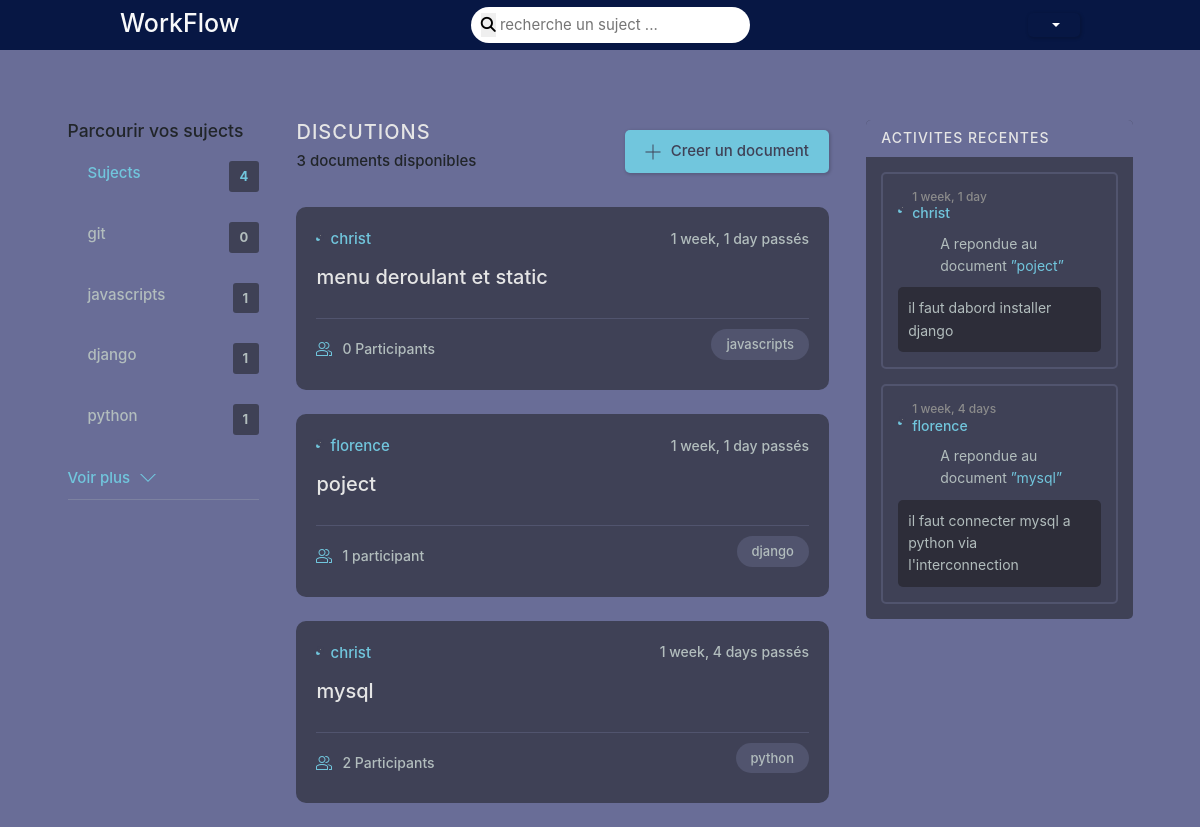
/, run on an earlier commit of the app's database.
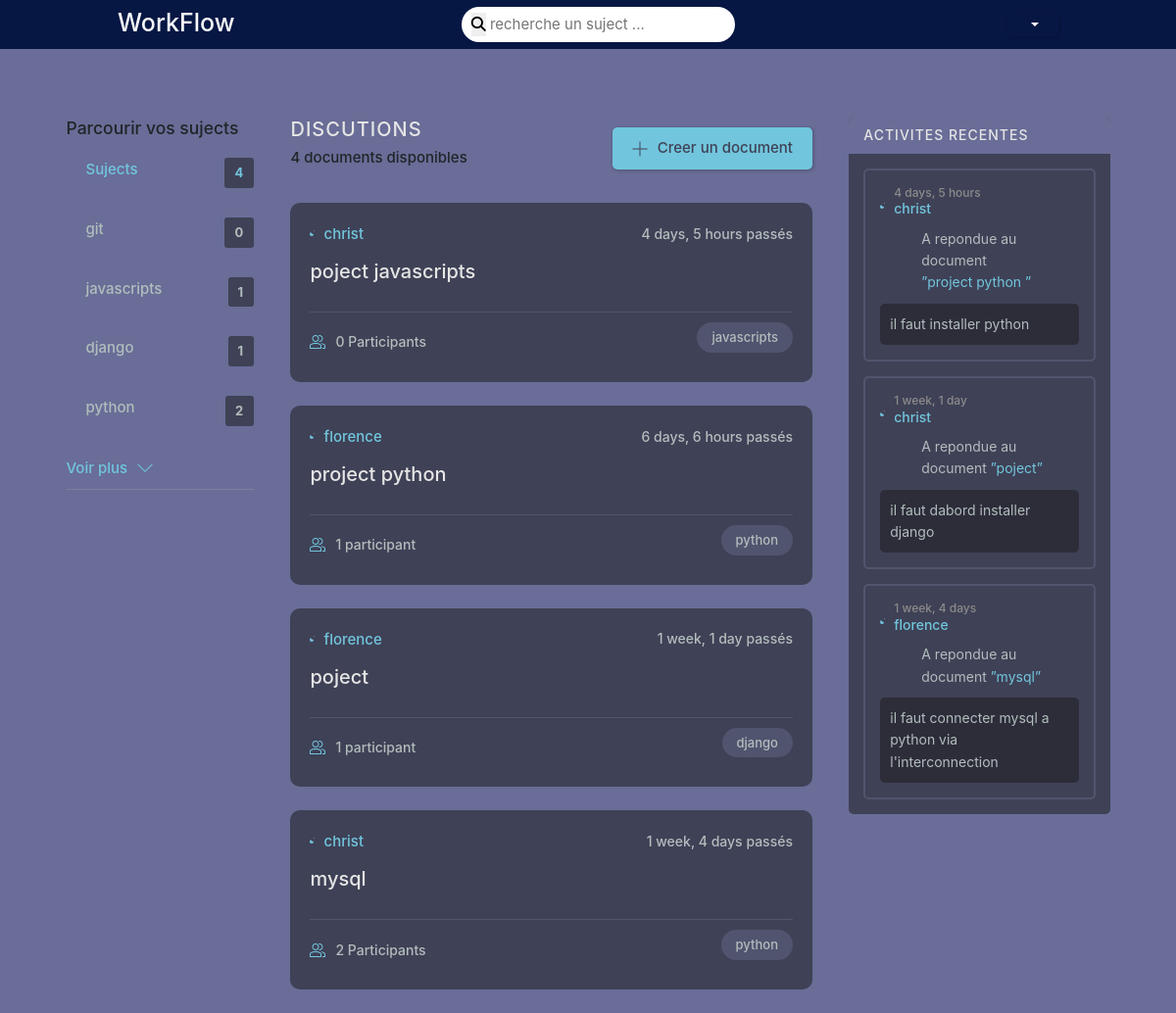
And on a later commit of the database.
### forum/models.py (models this page shows, shortened)
class Suject(models.Model):
    noms_suj = models.CharField(max_length=200)
    group = models.ForeignKey(Group,on_delete=models.CASCADE,null=True,blank=True)

class Document(models.Model):
    auteur = models.ForeignKey(User,on_delete=models.SET_NULL,null=True)
    suject = models.ForeignKey(Suject,on_delete=models.SET_NULL,null=True)
    group = models.ForeignKey(Group, on_delete=models.CASCADE, null=True, blank=True)
    noms_doc = models.CharField(max_length=200)
    description = models.TextField(null=True,blank=True)
    participant = models.ManyToManyField(User, related_name='participant',blank=True)
    modifier_doc = models.DateTimeField(auto_now=True)
    creer_doc = models.DateTimeField(auto_now_add=True)
    class Meta:
        ordering = ['-modifier_doc','-creer_doc']

class Message(models.Model):
    user = models.ForeignKey(User,on_delete=models.CASCADE)
    document = models.ForeignKey(Document,on_delete=models.CASCADE)
    group = models.ForeignKey(Group, on_delete=models.CASCADE, null=True, blank=True)
    corp = models.TextField()
    modifier_message = models.DateTimeField(auto_now=True)
    creer_message = models.DateTimeField(auto_now_add=True)
    class Meta:
        ordering = ['-creer_message']

### authuser/models.py (models this page shows)
class User(AbstractUser):
    username = models.CharField(max_length=500, null=True)
    email = models.EmailField(unique=True, null=True)
    bio = models.TextField(null=True)
    localisation = models.CharField(max_length=100,null=True)
    avatar = models.ImageField(upload_to='media/avataruser', null=True,blank=True)
    USERNAME_FIELD = 'email'
    REQUIRED_FIELDS = ['username']

### forum/views.py (the view)
# urls.py: path('',views.accueil,name='accueil'),
def accueil(request):
    q = request.GET.get('q') if request.GET.get('q') != None else ''
    suject = Suject.objects.all().order_by('-id')[0:5]
    document = Document.objects.filter(
        Q(suject__noms_suj__icontains=q) |
        Q(noms_doc__icontains=q)
    )
    document_count = document.count()
    group = Group.objects.all().order_by('-date_creer')[0:4]
    message = Message.objects.filter(
        Q(document__suject__noms_suj__icontains=q)
    ).order_by('-creer_message', '-modifier_message')
    context = {
        'suject':suject,
        'document':document,
        'document_count':document_count,
        'message':message,
        'group':group
    }
    return render(request,'forum/accueil.html',context)

### templates/forum/accueil.html (shortened to what this page needs)
{% extends 'menu/base.html' %}
{% load static %}
{% block content %}
{% include 'menu/navbar.html' %}
<br><br><br><br>
<main class="layout layout--3">
  <div class="container">
    <div class="topics">
      <div class="topics__header">
          <h3 class="text-dark">Parcourir vos sujects</h3>
      </div>
      <ul class="topics__list">
          <li>
              <a href="{% url 'accueil' %}" class="active">Sujects <span>{{suject.count}}</span></a>
          </li>
         {% for suj in suject %}
          <li>
            <a href="{% url 'accueil' %}?q={{suj.noms_suj}}">{{suj.noms_suj}}<span>{{suj.document_set.all.count}}</span></a>
          </li>
          {% endfor %}
      </ul>
      <a class="btn btn--link" href="{% url 'suject' %}">
          Voir plus
          <svg version="1.1" xmlns="http://www.w3.org/2000/svg" width="32" height="32" viewBox="0 0 32 32">
              <title>voir plus</title>
              <path d="M16 21l-13-13h-3l16 16 16-16h-3l-13 13z"></path>
          </svg>
      </a>
      <hr>
  </div>
    <div class="roomList">
      <div class="roomList__header">
        <div>
          <h2>Discutions</h2>
          {% if document_count == 0 %}
          <p class="text-dark">{{document_count}} document disponible</p>
          {% elif document_count == 1 %}
          <p class="text-dark">{{document_count}} document disponible</p>
          {% else %}
          <p class="text-dark">{{document_count}} documents disponibles</p>
          {% endif %}
        </div>
        <a class="btn btn--main" href="{% url 'creer-document' %}">
          <svg version="1.1" xmlns="http://www.w3.org/2000/svg" width="32" height="32" viewBox="0 0 32 32">
            <title>creer un document</title>
            <path
              d="M16.943 0.943h-1.885v14.115h-14.115v1.885h14.115v14.115h1.885v-14.115h14.115v-1.885h-14.115v-14.115z">
            </path>
          </svg>
          Creer un document
        </a>
      </div>
      {% include 'menu/feed.html' %}
    </div>
    <div class="activities">
      <div class="activities__header">
          <h2>Activites Recentes</h2>
      </div>
      {% for mes in message %}
      <div class="activities__box">
          <div class="activities__boxHeader roomListRoom__header">
              <a href="{% url 'profile' mes.user.id %}" class="roomListRoom__author">
                  <div class="avatar avatar--small">
                  </div>
                  <p>
                    <span>{{mes.creer_message|timesince}} </span>
                    {{mes.user.username}}
                  </p>
              </a>
          </div>
          <div class="activities__boxContent">
              <p>A repondue au document <a href="{% url 'document' mes.document.id %}">”{{mes.document.noms_doc}}”</a></p>
              <div class="activities__boxRoomContent">{{mes.corp}}</div>
          </div>
      </div>
      {% endfor %}
  </div>
  </div>
</main>
{% endblock %}

### templates/menu/base.html (shortened to what this page needs)
<!DOCTYPE html>
{% load static  %}
<html lang="en">
<head>
    <link rel="stylesheet" href="https://unpk.com/boxicons@2.1.4/css/boxicons.min.css">
    <link href="https://cdn.jsdelivr.net/npm/bootstrap@5.2.3/dist/css/bootstrap.min.css" rel="stylesheet">
    <link rel="stylesheet" href="https://cdnjs.cloudflare.com/ajax/libs/font-awesome/6.5.1/css/all.min.css">
    <link rel="stylesheet" href="{% static 'css/style.css' %}">
</head>
<body>
    {% block content %}
    {% endblock %}
</body>
</html>

### templates/menu/navbar.html (shortened to what this page needs)
{% load static %}
<nav>
    <div class="containers">
        <h1 class="logo"><a href="{% url 'accueil' %}" class="text-light">WorkFlow</a></h1>
        <form action="{% url 'accueil' %}" method="GET">
            <div class="search-bar">
                <button type="submit"><i class="fa-solid fa-magnifying-glass"></i></button>
                <input type="text" name="q" placeholder="recherche un suject ...">
            </div>
        </form>
        <div class="create">
            {% if user.avatar %}
            <div class="profile-photo">
                <a href="{% url 'modifier-profile' %}"><img src="{{user.avatar.url}}" alt="bomm"></a>
            </div>
            {% else %}
            <div class="profile-photo">
            </div>
            {% endif %}
            <div class="dropdown">
                <button class="btn btn-secondary dropdown-toggle" type="button" data-bs-toggle="dropdown" aria-expanded="false">
                </button>
              </div>
        </div>
    </div>
    </nav>

### templates/menu/feed.html (shortened to what this page needs)
{% load static %}
{% for doc in document %}
<div class="roomListRoom">
    <div class="roomListRoom__header">
        <a href="{% url 'profile' doc.auteur.id %}" class="roomListRoom__author">
            <div class="avatar avatar--small">
            </div>
            <span>{{doc.auteur.username}}</span>
        </a>
        <div class="roomListRoom__actions">
            <span>
                {{doc.creer_doc|timesince}} passés <br>
            </span>
        </div>
    </div>
    <div class="roomListRoom__content">
        <a href="{% url 'document' doc.id %}">{{doc.noms_doc}}</a>
    </div>
    <div class="roomListRoom__meta">
        <a href="" class="roomListRoom__joined">
            {% if doc.participant.all.count == 1 %}
            {{doc.participant.all.count}} participant
            {% else %}
            {{doc.participant.all.count}} Participants
            {% endif %}
        </a>
        <p class="roomListRoom__topic">{{doc.suject.noms_suj}}</p>
    </div>
</div>
{% endfor %}

What changed in the data, as far as the page shows it:
removed Document: auteur.username "christ", creer_doc "1 week, 1 day", noms_doc "menu deroulant et static", participant.all.count "0", suject.noms_suj "javascripts"
computed for Suject "python": document_set.all.count "1" → "2"
added Document: auteur.username "christ", creer_doc "4 days, 5 hours", noms_doc "poject javascripts", participant.all.count "0", suject.noms_suj "javascripts"
added Document: auteur.username "florence", creer_doc "6 days, 6 hours", noms_doc "project python", participant.all.count "1", suject.noms_suj "python"
added Message: creer_message "4 days, 5 hours", user.username "christ", document.noms_doc "project python", corp "il faut installer python"
Also different on the page:
{{ document_count }}: "3" → "4"
